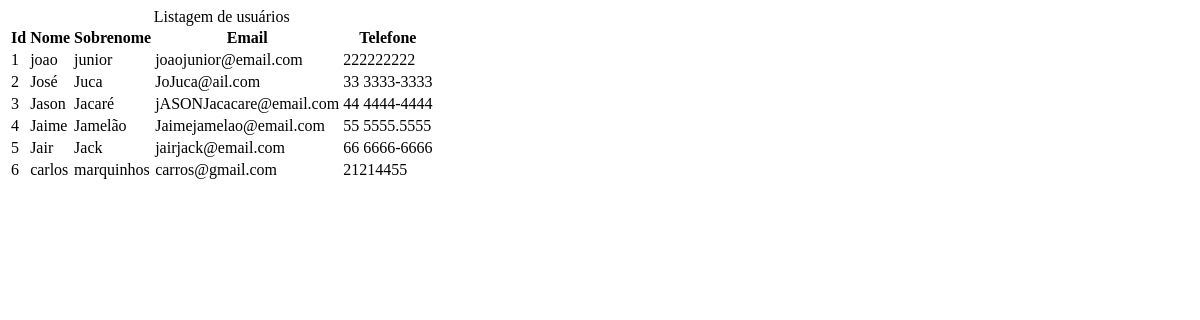
Page /listar/ on the earlier database version.
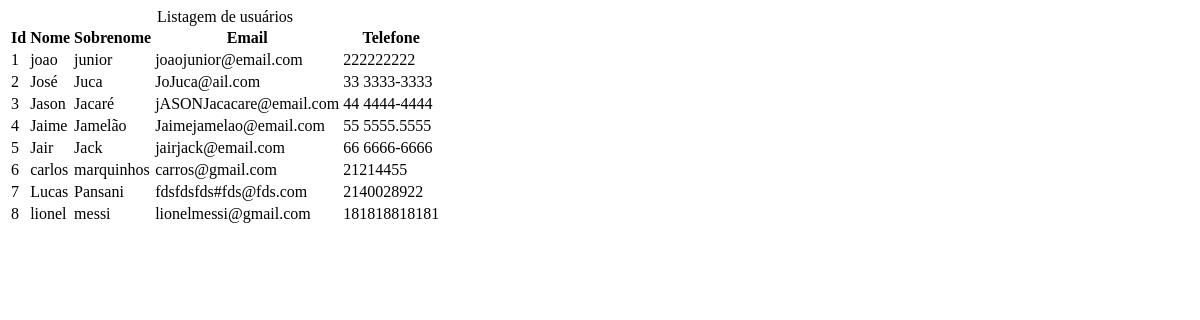
Same page on the later database version.
### sistema/models.py (models this page shows, shortened)
class Usuario(models.Model):
    nome = models.CharField(max_length = 50)
    sobrenome = models.CharField(max_length = 50)
    cpf = models.CharField(max_length = 20)
    telefone = models.CharField(max_length = 20)
    email = models.EmailField()
    endereco = models.CharField(max_length = 100)
    data_cadastro = models.DateTimeField(default = timezone.now)
    ativo = models.BooleanField(default = True)
    imagem = models.ImageField(blank = True, upload_to='imagens/%Y/%m')

### sistema/views/usuario_views.py (the view)
# urls.py: path('listar/', views.listarUsuarios),
def listarUsuarios (request):
    usuarios = Usuario.objects.all()
    context = {
        'usuarios': usuarios
    }
    return render (
        request,
        'usuarios/listar.html',
        context,
    )

### sistema/templates/usuarios/listar.html
<div class="container">
    <table class="table">
        <caption class="table-caption">
            Listagem de usuários
        </caption>
        <thead>
            <tr class="table-row table-row-header">
                <th class="table-header"> Id </th>
                <th class="table-header"> Nome </th>
                <th class="table-header"> Sobrenome </th>
                <th class="table-header"> Email </th>
                <th class="table-header"> Telefone </th>
        </thead>
        <tbody>
            {% for usuario in usuarios %}
                <tr class="table-row">
                    <td class="table-cel">{{ usuario.id }}</td>
                    <td class="table-cel">{{ usuario.nome }}</td>
                    <td class="table-cel">{{ usuario.sobrenome }}</td>
                    <td class="table-cel">{{ usuario.email }}</td>
                    <td class="table-cel">{{ usuario.telefone }}</td>
                </tr>
            {% endfor %}
        </tbody>
    </table>
</div>

Differences in the rows shown:
added Usuario: id "7", nome "Lucas", sobrenome "Pansani", email "fdsfdsfds#fds@fds.com", telefone "2140028922"
added Usuario: id "8", nome "lionel", sobrenome "messi", email "lionelmessi@gmail.com", telefone "181818818181"
